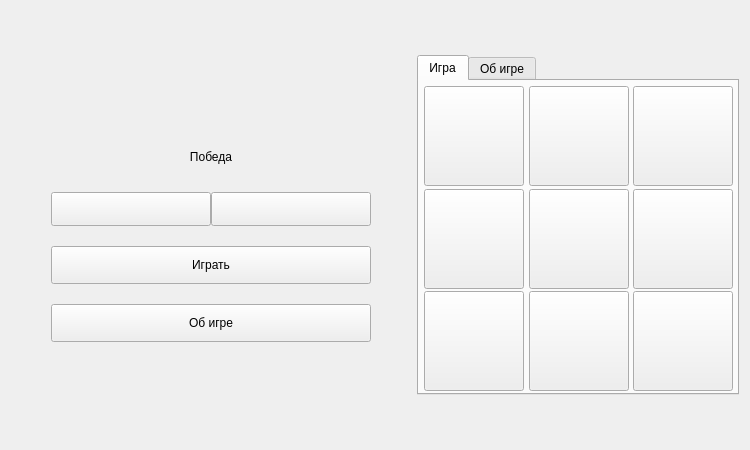
<?xml version="1.0" encoding="UTF-8"?>
<ui version="4.0">
 <class>Widget</class>
 <widget class="QWidget" name="Widget">
  <property name="geometry">
   <rect>
    <x>0</x>
    <y>0</y>
    <width>750</width>
    <height>450</height>
   </rect>
  </property>
  <property name="sizePolicy">
   <sizepolicy hsizetype="Fixed" vsizetype="Fixed">
    <horstretch>0</horstretch>
    <verstretch>0</verstretch>
   </sizepolicy>
  </property>
  <property name="minimumSize">
   <size>
    <width>630</width>
    <height>0</height>
   </size>
  </property>
  <property name="maximumSize">
   <size>
    <width>750</width>
    <height>450</height>
   </size>
  </property>
  <property name="windowTitle">
   <string>Крестики-нолики</string>
  </property>
  <property name="windowIcon">
   <iconset resource="resourses.qrc">
    <normaloff>:/resourses/images/title_ico.png</normaloff>:/resourses/images/title_ico.png</iconset>
  </property>
  <property name="styleSheet">
   <string notr="true"/>
  </property>
  <layout class="QHBoxLayout" name="horizontalLayout_2">
   <item>
    <spacer name="horizontalSpacer">
     <property name="orientation">
      <enum>Qt::Horizontal</enum>
     </property>
     <property name="sizeType">
      <enum>QSizePolicy::Fixed</enum>
     </property>
     <property name="sizeHint" stdset="0">
      <size>
       <width>40</width>
       <height>20</height>
      </size>
     </property>
    </spacer>
   </item>
   <item>
    <layout class="QVBoxLayout" name="verticalLayout">
     <property name="spacing">
      <number>20</number>
     </property>
     <item>
      <spacer name="verticalSpacer_2">
       <property name="orientation">
        <enum>Qt::Vertical</enum>
       </property>
       <property name="sizeHint" stdset="0">
        <size>
         <width>20</width>
         <height>40</height>
        </size>
       </property>
      </spacer>
     </item>
     <item>
      <widget class="QLabel" name="label">
       <property name="text">
        <string/>
       </property>
       <property name="pixmap">
        <pixmap resource="resourses.qrc">:/resourses/images/name.png</pixmap>
       </property>
       <property name="alignment">
        <set>Qt::AlignCenter</set>
       </property>
      </widget>
     </item>
     <item>
      <widget class="QLabel" name="messageLabel">
       <property name="sizePolicy">
        <sizepolicy hsizetype="Preferred" vsizetype="Fixed">
         <horstretch>0</horstretch>
         <verstretch>0</verstretch>
        </sizepolicy>
       </property>
       <property name="minimumSize">
        <size>
         <width>0</width>
         <height>30</height>
        </size>
       </property>
       <property name="text">
        <string>Победа</string>
       </property>
       <property name="alignment">
        <set>Qt::AlignCenter</set>
       </property>
      </widget>
     </item>
     <item>
      <layout class="QHBoxLayout" name="horizontalLayout">
       <property name="spacing">
        <number>0</number>
       </property>
       <item>
        <widget class="QPushButton" name="leftButton">
         <property name="minimumSize">
          <size>
           <width>0</width>
           <height>34</height>
          </size>
         </property>
         <property name="text">
          <string/>
         </property>
        </widget>
       </item>
       <item>
        <widget class="QPushButton" name="rightButton">
         <property name="minimumSize">
          <size>
           <width>0</width>
           <height>34</height>
          </size>
         </property>
         <property name="text">
          <string/>
         </property>
        </widget>
       </item>
      </layout>
     </item>
     <item>
      <widget class="QPushButton" name="startButton">
       <property name="minimumSize">
        <size>
         <width>0</width>
         <height>38</height>
        </size>
       </property>
       <property name="text">
        <string>Играть</string>
       </property>
      </widget>
     </item>
     <item>
      <widget class="QPushButton" name="aboutButton">
       <property name="minimumSize">
        <size>
         <width>0</width>
         <height>38</height>
        </size>
       </property>
       <property name="styleSheet">
        <string notr="true"/>
       </property>
       <property name="text">
        <string>Об игре</string>
       </property>
      </widget>
     </item>
     <item>
      <spacer name="verticalSpacer">
       <property name="minimumSize">
        <size>
         <width>0</width>
         <height>38</height>
        </size>
       </property>
       <property name="orientation">
        <enum>Qt::Vertical</enum>
       </property>
       <property name="sizeHint" stdset="0">
        <size>
         <width>20</width>
         <height>40</height>
        </size>
       </property>
      </spacer>
     </item>
    </layout>
   </item>
   <item>
    <spacer name="horizontalSpacer_2">
     <property name="orientation">
      <enum>Qt::Horizontal</enum>
     </property>
     <property name="sizeType">
      <enum>QSizePolicy::Fixed</enum>
     </property>
     <property name="sizeHint" stdset="0">
      <size>
       <width>40</width>
       <height>20</height>
      </size>
     </property>
    </spacer>
   </item>
   <item>
    <widget class="QTabWidget" name="tabWidget">
     <property name="sizePolicy">
      <sizepolicy hsizetype="Fixed" vsizetype="Fixed">
       <horstretch>0</horstretch>
       <verstretch>0</verstretch>
      </sizepolicy>
     </property>
     <property name="minimumSize">
      <size>
       <width>322</width>
       <height>322</height>
      </size>
     </property>
     <property name="maximumSize">
      <size>
       <width>320</width>
       <height>340</height>
      </size>
     </property>
     <property name="styleSheet">
      <string notr="true"/>
     </property>
     <property name="currentIndex">
      <number>0</number>
     </property>
     <widget class="QWidget" name="tab">
      <attribute name="title">
       <string>Игра</string>
      </attribute>
      <layout class="QGridLayout" name="gridLayout_2">
       <property name="leftMargin">
        <number>5</number>
       </property>
       <property name="topMargin">
        <number>5</number>
       </property>
       <property name="rightMargin">
        <number>5</number>
       </property>
       <property name="bottomMargin">
        <number>5</number>
       </property>
       <property name="spacing">
        <number>5</number>
       </property>
       <item row="0" column="0">
        <widget class="QPushButton" name="pushButton_0_0">
         <property name="sizePolicy">
          <sizepolicy hsizetype="Fixed" vsizetype="Fixed">
           <horstretch>0</horstretch>
           <verstretch>0</verstretch>
          </sizepolicy>
         </property>
         <property name="minimumSize">
          <size>
           <width>100</width>
           <height>100</height>
          </size>
         </property>
         <property name="text">
          <string/>
         </property>
        </widget>
       </item>
       <item row="0" column="1">
        <widget class="QPushButton" name="pushButton_0_1">
         <property name="sizePolicy">
          <sizepolicy hsizetype="Fixed" vsizetype="Fixed">
           <horstretch>0</horstretch>
           <verstretch>0</verstretch>
          </sizepolicy>
         </property>
         <property name="minimumSize">
          <size>
           <width>100</width>
           <height>100</height>
          </size>
         </property>
         <property name="text">
          <string/>
         </property>
        </widget>
       </item>
       <item row="0" column="2">
        <widget class="QPushButton" name="pushButton_0_2">
         <property name="sizePolicy">
          <sizepolicy hsizetype="Fixed" vsizetype="Fixed">
           <horstretch>0</horstretch>
           <verstretch>0</verstretch>
          </sizepolicy>
         </property>
         <property name="minimumSize">
          <size>
           <width>100</width>
           <height>100</height>
          </size>
         </property>
         <property name="text">
          <string/>
         </property>
        </widget>
       </item>
       <item row="1" column="0">
        <widget class="QPushButton" name="pushButton_1_0">
         <property name="sizePolicy">
          <sizepolicy hsizetype="Fixed" vsizetype="Fixed">
           <horstretch>0</horstretch>
           <verstretch>0</verstretch>
          </sizepolicy>
         </property>
         <property name="minimumSize">
          <size>
           <width>100</width>
           <height>100</height>
          </size>
         </property>
         <property name="text">
          <string/>
         </property>
        </widget>
       </item>
       <item row="1" column="1">
        <widget class="QPushButton" name="pushButton_1_1">
         <property name="sizePolicy">
          <sizepolicy hsizetype="Fixed" vsizetype="Fixed">
           <horstretch>0</horstretch>
           <verstretch>0</verstretch>
          </sizepolicy>
         </property>
         <property name="minimumSize">
          <size>
           <width>100</width>
           <height>100</height>
          </size>
         </property>
         <property name="styleSheet">
          <string notr="true"/>
         </property>
         <property name="text">
          <string/>
         </property>
        </widget>
       </item>
       <item row="1" column="2">
        <widget class="QPushButton" name="pushButton_1_2">
         <property name="sizePolicy">
          <sizepolicy hsizetype="Fixed" vsizetype="Fixed">
           <horstretch>0</horstretch>
           <verstretch>0</verstretch>
          </sizepolicy>
         </property>
         <property name="minimumSize">
          <size>
           <width>100</width>
           <height>100</height>
          </size>
         </property>
         <property name="text">
          <string/>
         </property>
        </widget>
       </item>
       <item row="2" column="0">
        <widget class="QPushButton" name="pushButton_2_0">
         <property name="sizePolicy">
          <sizepolicy hsizetype="Fixed" vsizetype="Fixed">
           <horstretch>0</horstretch>
           <verstretch>0</verstretch>
          </sizepolicy>
         </property>
         <property name="minimumSize">
          <size>
           <width>100</width>
           <height>100</height>
          </size>
         </property>
         <property name="text">
          <string/>
         </property>
        </widget>
       </item>
       <item row="2" column="1">
        <widget class="QPushButton" name="pushButton_2_1">
         <property name="sizePolicy">
          <sizepolicy hsizetype="Fixed" vsizetype="Fixed">
           <horstretch>0</horstretch>
           <verstretch>0</verstretch>
          </sizepolicy>
         </property>
         <property name="minimumSize">
          <size>
           <width>100</width>
           <height>100</height>
          </size>
         </property>
         <property name="text">
          <string/>
         </property>
        </widget>
       </item>
       <item row="2" column="2">
        <widget class="QPushButton" name="pushButton_2_2">
         <property name="sizePolicy">
          <sizepolicy hsizetype="Fixed" vsizetype="Fixed">
           <horstretch>0</horstretch>
           <verstretch>0</verstretch>
          </sizepolicy>
         </property>
         <property name="minimumSize">
          <size>
           <width>100</width>
           <height>100</height>
          </size>
         </property>
         <property name="text">
          <string/>
         </property>
        </widget>
       </item>
      </layout>
     </widget>
     <widget class="QWidget" name="tab_2">
      <attribute name="title">
       <string>Об игре</string>
      </attribute>
      <layout class="QVBoxLayout" name="verticalLayout_2">
       <item>
        <widget class="QLabel" name="aboutTextLabel">
         <property name="text">
          <string>Учебненький примерчик  крестики нолики</string>
         </property>
         <property name="alignment">
          <set>Qt::AlignCenter</set>
         </property>
         <property name="wordWrap">
          <bool>true</bool>
         </property>
        </widget>
       </item>
      </layout>
     </widget>
    </widget>
   </item>
  </layout>
 </widget>
 <resources>
  <include location="resourses.qrc"/>
 </resources>
 <connections/>
</ui>
